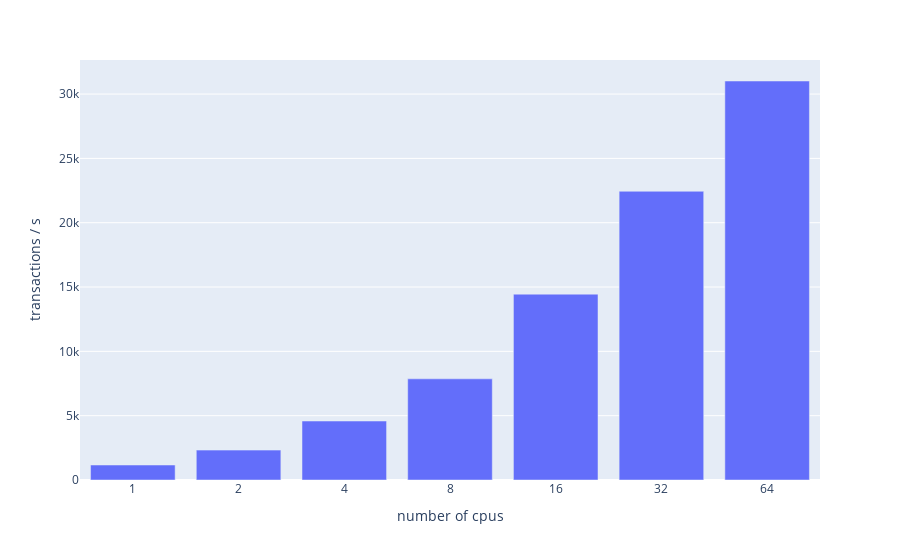

The cell this chart's notebook holds for it:
### Markdown cell above
# Sharded Tests

## Bug with encoding/gob

Spent a lot of time finding a bug the server routine: sometimes the server accepted a signature of a request, sometimes the server rejected the request.

The bug was that the hash was calculated the wrong way: the pipeline to create a hash from a struct was the following:

```
sha3(gobEncoding(go struct))

```

it turns out that `encoding/gob` is not deterministic: Let `s` and `s'` be two go structs. There can be two gob encodings `gobEncoding(s)` and `gobEncoding(s')` where `gobEncoding(s) != gobEncoding(s')` but `s == s'`. The reason is unknown. The reason could be slicing, reordering, compression.

This could happen for example when `gobEncoding(s)` is transferred over the the `net/rpc` library.

### Fixing the bug: construct hashing method where each field in the struct is hashed **explicitly**

Before:

![./gob-before.png](./gob-before.png)

After:

![./gob.png](./gob.png)

## Benchmarks

### Server routine only, no networking, no sharding

This is a basic sanity check to ensure that the changes have not impacted the performance of the server routine.

### Code cell
import pandas as pd
import matplotlib.pyplot as plt
import numpy as np
import plotly.express as px
import plotly.graph_objects as go

d1 = pd.read_csv("sharded-tests/data.csv")

fig = px.bar(x=d1["cpus"], y=1/(d1["nsop"]*10**-9))
fig.update_layout(xaxis_type='category')
fig.update_yaxes(title_text="transactions / s")
fig.update_xaxes(title_text="number of cpus")

fig.show()

### Figure 1 — Plotly figure (JSON) as saved in the notebook; plotly's stock layout.template omitted (floating-point values rounded to 4 significant figures)
{"data": [{"alignmentgroup": "True", "hoverlabel": {"namelength": 0}, "hovertemplate": "x=%{x}<br>y=%{y}", "legendgroup": "", "marker": {"color": "#636efa"}, "name": "", "offsetgroup": "", "orientation": "v", "showlegend": false, "textposition": "auto", "type": "bar", "x": [1, 2, 4, 8, 16, 32, 64], "xaxis": "x", "y": [1165.0, 2322.0, 4584.0, 7864.0, 14450.0, 22440.0, 31010.0], "yaxis": "y"}], "layout": {"autosize": true, "barmode": "relative", "legend": {"tracegroupgap": 0}, "margin": {"t": 60}, "xaxis": {"anchor": "y", "autorange": true, "domain": [0, 1], "range": [-0.5, 6.5], "title": {"text": "number of cpus"}, "type": "category"}, "yaxis": {"anchor": "x", "autorange": true, "domain": [0, 1], "range": [0, 32650.0], "title": {"text": "transactions / s"}, "type": "linear"}}}
